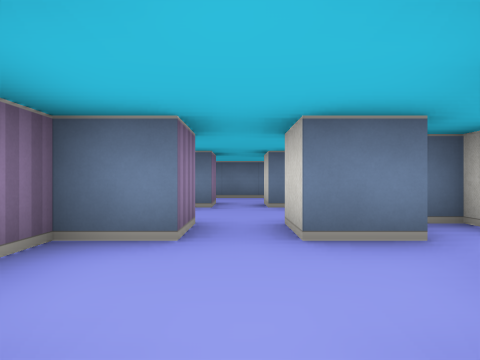
[1] (above)

19 first-person views from a walk through a cub3D ray-caster map. The camera is about half as high as the walls, looks level and sees 75° across. The floor is counted in squares. Each view is taken from the middle of a square. On the plan, view 1 faces up. The plan holds only what a view shows up to about 9 squares ahead; the rest is blank.

[2]
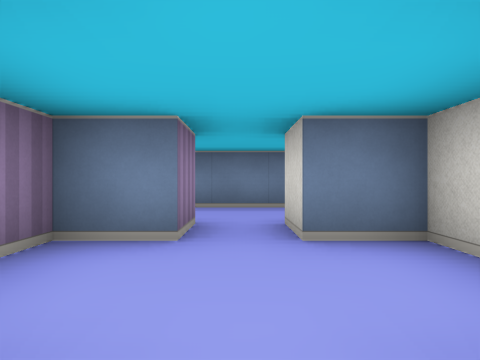

[3]
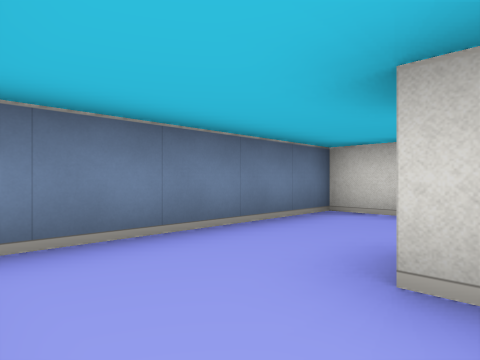

[4]
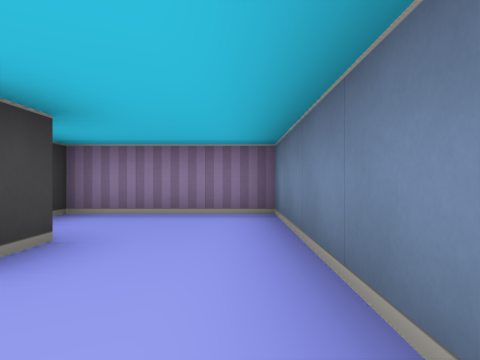

[5]
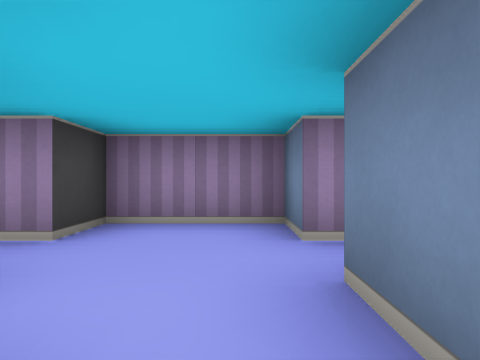

[6]
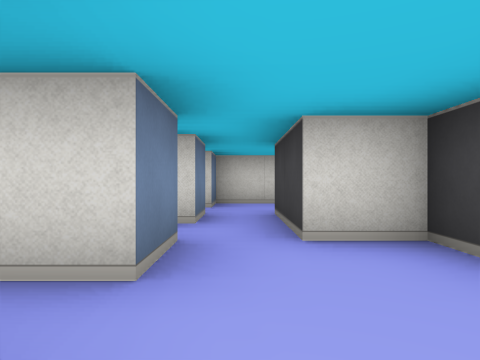

[7]
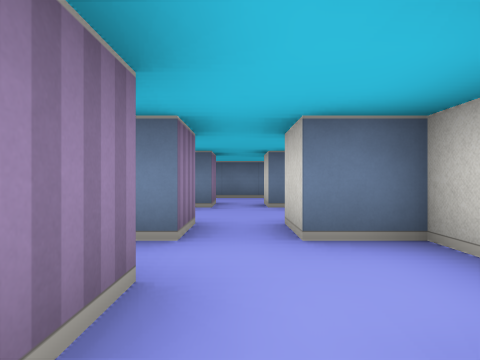

[8]
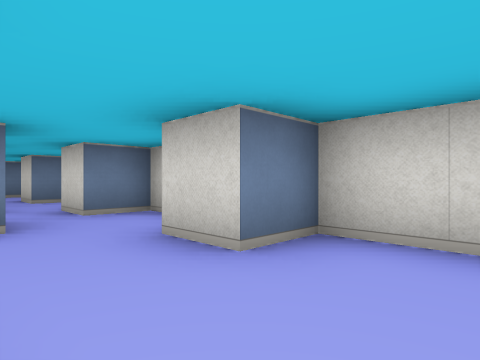

[9]
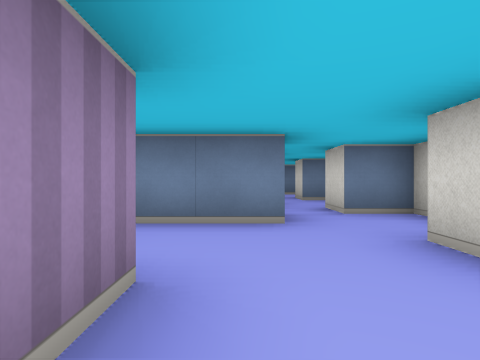

[10]
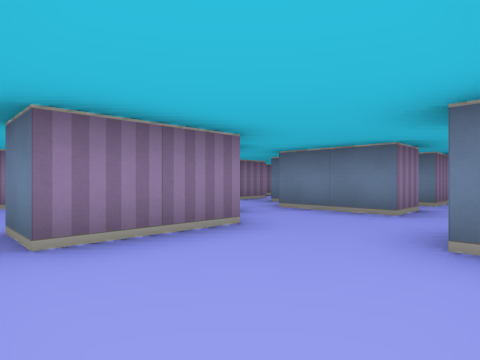

[11]
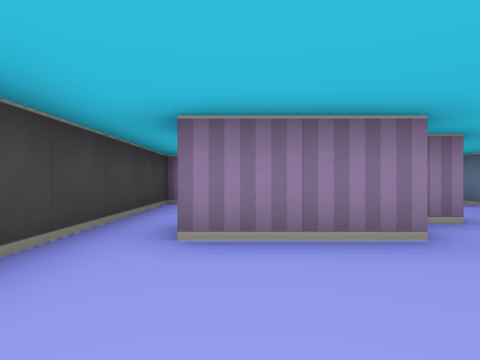

[12]
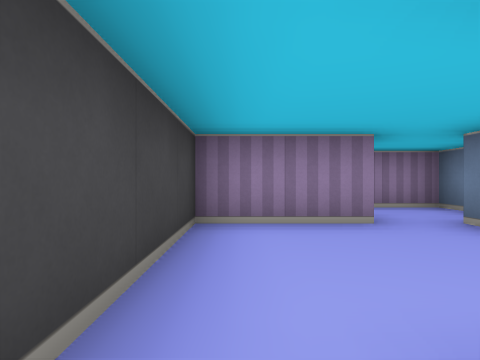

[13]
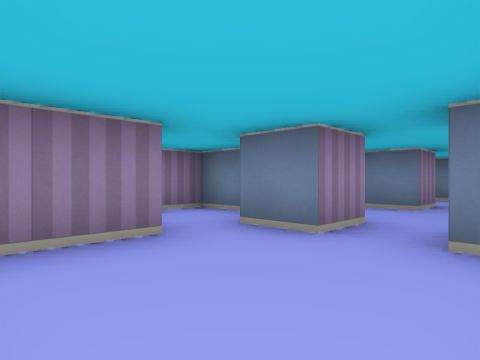

[14]
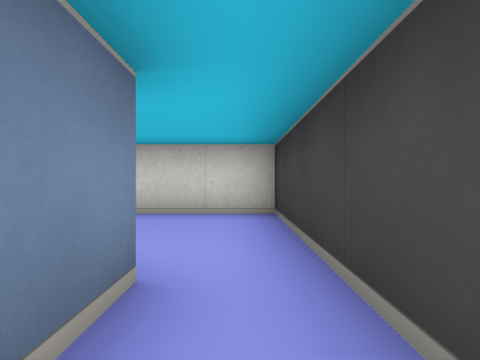

[15]
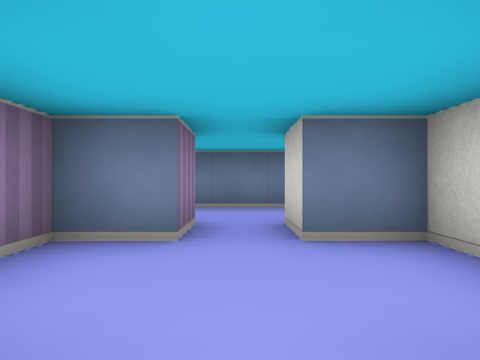

[16]
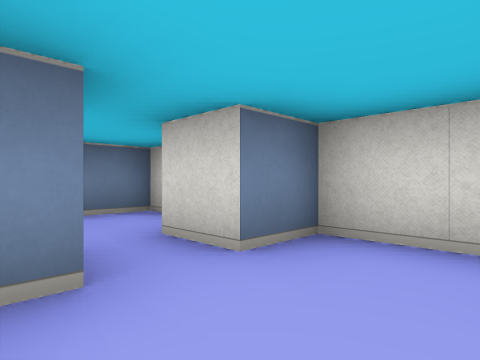

[17]
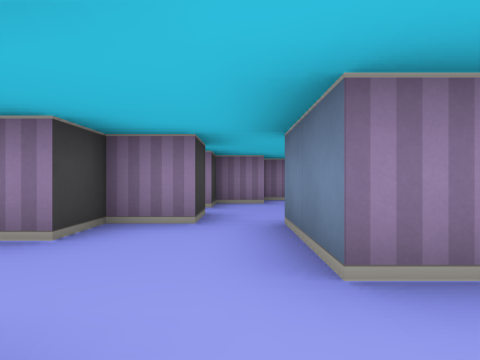

[18]
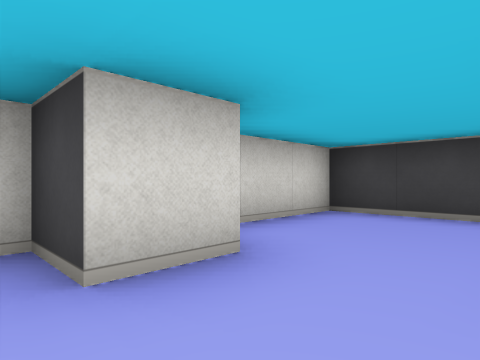

[19]
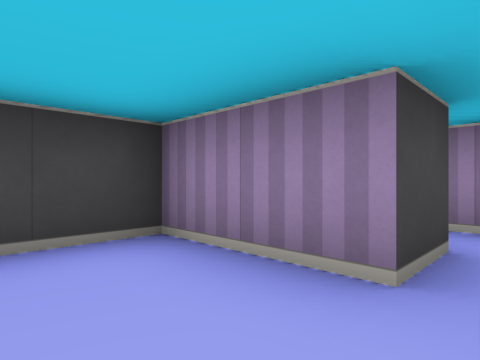

### Floor plan
Key: @ floor where view 1 was taken; # wall or solid block; . floor.
Columns run from 4 left of view 1 to 6 right of it. Each row starts with its distance up from view 1.
  9 ###########
  8 #.....#...#
  7 #.....#...#
  6 #.##.###.##
  5 ###...#...#
  4   #...#...#
  3   ##.###.##
  2   #.......#
  1   #.. ##..#
  0  ###@#...##
 -1  #...###..#
 -2 ###.......#
 -3 #.##.#...##
 -4 #....##...#
 -5 #.#...#...#
 -6   #.......#
 -7   #########

Positions as (right, up) in squares from view 1, and headings:
1: (0, 0), facing up
2: (0, 3), facing up
3: (-3, 6), facing up-right
4: (1, 8), facing left
5: (2, 2), facing left
6: (-1, 2), facing right
7: (4, 0), facing up
8: (3, -5), facing up-right
9: (3, -5), facing up
10: (5, -6), facing up-left
11: (5, -5), facing left
12: (2, -6), facing left
13: (1, -6), facing up-left
14: (1, -6), facing right
15: (4, 3), facing up
16: (3, 4), facing up-right
17: (5, -2), facing left
18: (3, -2), facing down-right
19: (0, -4), facing down-left
